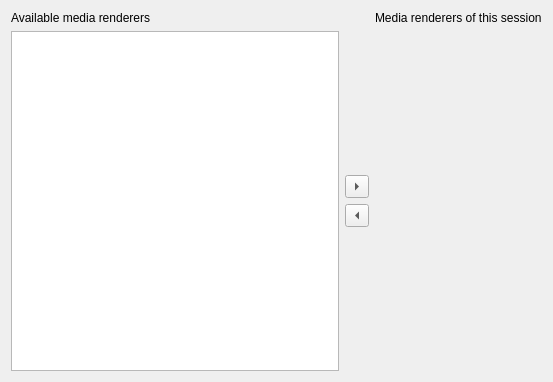
<?xml version="1.0" encoding="UTF-8"?>
<ui version="4.0">
 <class>SessionAdminDlg</class>
 <widget class="QDialog" name="SessionAdminDlg">
  <property name="windowModality">
   <enum>Qt::ApplicationModal</enum>
  </property>
  <property name="geometry">
   <rect>
    <x>0</x>
    <y>0</y>
    <width>553</width>
    <height>382</height>
   </rect>
  </property>
  <property name="windowTitle">
   <string>Session Administration</string>
  </property>
  <layout class="QGridLayout" name="gridLayout">
   <item row="0" column="0">
    <widget class="QLabel" name="availRenderersLabel">
     <property name="text">
      <string>Available media renderers</string>
     </property>
    </widget>
   </item>
   <item row="0" column="2">
    <widget class="QLabel" name="ownRenderersLabel">
     <property name="text">
      <string>Media renderers of this session</string>
     </property>
    </widget>
   </item>
   <item row="1" column="0" rowspan="4">
    <widget class="QListView" name="availRenderersListView"/>
   </item>
   <item row="1" column="1">
    <spacer name="verticalSpacer_2">
     <property name="orientation">
      <enum>Qt::Vertical</enum>
     </property>
     <property name="sizeHint" stdset="0">
      <size>
       <width>20</width>
       <height>102</height>
      </size>
     </property>
    </spacer>
   </item>
   <item row="2" column="1">
    <widget class="QToolButton" name="addBtn">
     <property name="text">
      <string>...</string>
     </property>
     <property name="arrowType">
      <enum>Qt::RightArrow</enum>
     </property>
    </widget>
   </item>
   <item row="3" column="1">
    <widget class="QToolButton" name="removeBtn">
     <property name="text">
      <string>...</string>
     </property>
     <property name="arrowType">
      <enum>Qt::LeftArrow</enum>
     </property>
    </widget>
   </item>
   <item row="4" column="1">
    <spacer name="verticalSpacer">
     <property name="orientation">
      <enum>Qt::Vertical</enum>
     </property>
     <property name="sizeHint" stdset="0">
      <size>
       <width>20</width>
       <height>102</height>
      </size>
     </property>
    </spacer>
   </item>
  </layout>
 </widget>
 <resources/>
 <connections/>
</ui>
